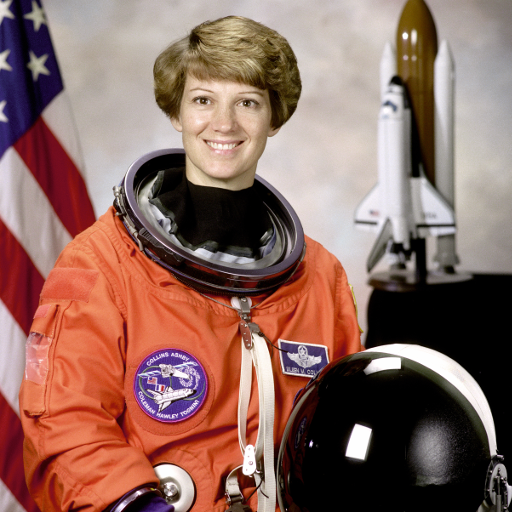
#> input picture skimage.data.astronaut(), 512 x 512 px
$ jupyter execute plot_active_contours.ipynb
#> lines starting #> are read from the running program, lines starting #| are printed output that depends on the picture; after the words box and inside, x2 and y2 are one past the last pixel; in counts of white or black regions, pixels touching at a corner belong together
# Active Contour Model

The active contour model is a method to fit open or closed splines to lines or
edges in an image [1]_. It works by minimising an energy that is in part
defined by the image and part by the spline's shape: length and smoothness. The
minimization is done implicitly in the shape energy and explicitly in the
image energy.

In the following two examples the active contour model is used (1) to segment
the face of a person from the rest of an image by fitting a closed curve
to the edges of the face and (2) to find the darkest curve between two fixed
points while obeying smoothness considerations. Typically it is a good idea to
smooth images a bit before analyzing, as done in the following examples.

We initialize a circle around the astronaut's face and use the default boundary
condition ``boundary_condition='periodic'`` to fit a closed curve. The default
parameters ``w_line=0, w_edge=1`` will make the curve search towards edges,
such as the boundaries of the face.

.. [1] *Snakes: Active contour models*. Kass, M.; Witkin, A.; Terzopoulos, D.
       International Journal of Computer Vision 1 (4): 321 (1988).
       :DOI:`10.1007/BF00133570`

[cell 1]
import numpy as np
import matplotlib.pyplot as plt
from skimage.color import rgb2gray
from skimage import data
from skimage.filters import gaussian
from skimage.segmentation import active_contour
import cv2

img = data.astronaut()
#> img is the input picture: shape (512, 512, 3); mean R, G, B 141.6, 105.8, 96.5
img = rgb2gray(img)
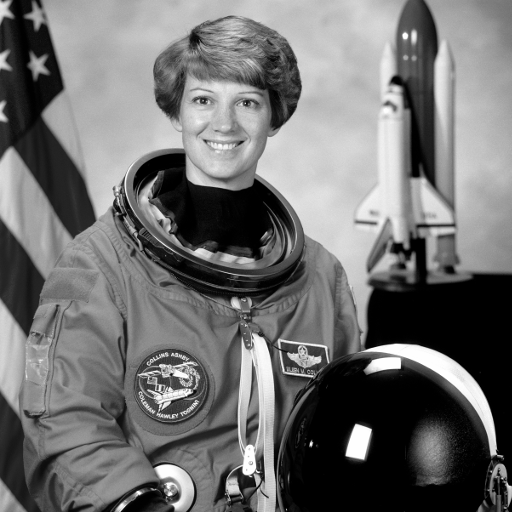
#> img: shape (512, 512) float64; min 0, max 1, mean 0.442

s = np.linspace(0, 2*np.pi, 400)
r = 100 + 100*np.sin(s)
c = 220 + 100*np.cos(s)
init = np.array([r, c]).T

snake = active_contour(gaussian(img, 3, preserve_range=False),
                       init, alpha=0.015, beta=10, gamma=0.001)
#> snake = 400 pairs, first value 14.4 to 190, second value 152.4 to 301.1

fig, ax = plt.subplots(figsize=(7, 7))
ax.imshow(img, cmap=plt.cm.gray)
ax.plot(init[:, 1], init[:, 0], '--r', lw=3)
ax.plot(snake[:, 1], snake[:, 0], '-b', lw=3)
ax.set_xticks([]), ax.set_yticks([])
ax.axis([0, img.shape[1], img.shape[0], 0])

plt.show()
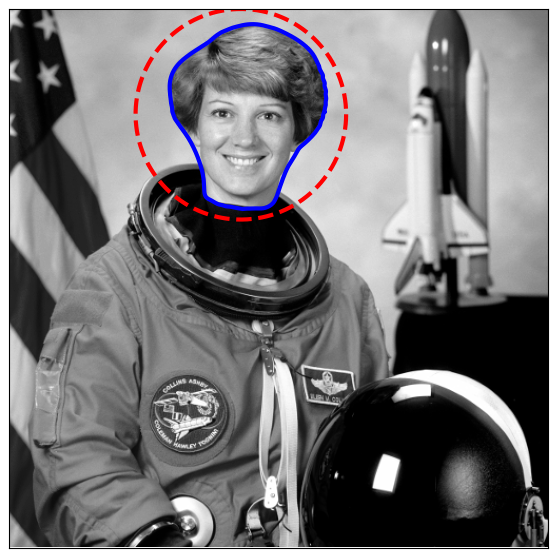
#> figure drawn by matplotlib, 1 panel

Here we initialize a straight line between two points, `(5, 136)` and
`(424, 50)`, and require that the spline has its end points there by giving
the boundary condition `boundary_condition='fixed'`. We furthermore
make the algorithm search for dark lines by giving a negative `w_line` value.

[cell 2]
img = data.text()
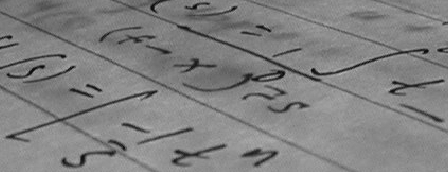
#> input picture skimage.data.text(), 448 x 172 px
#> img is the input picture: shape (172, 448); min 10, max 197, mean 129.3

r = np.linspace(136, 50, 100)
c = np.linspace(5, 424, 100)
init = np.array([r, c]).T

snake = active_contour(gaussian(img, 1, preserve_range=False),
                       init, boundary_condition='fixed',
                       alpha=0.1, beta=1.0, w_line=-5, w_edge=0, gamma=0.1)
#> snake = 100 pairs, first value 50 to 136, second value 5 to 424

fig, ax = plt.subplots(figsize=(9, 5))
ax.imshow(img, cmap=plt.cm.gray)
ax.plot(init[:, 1], init[:, 0], '--r', lw=3)
ax.plot(snake[:, 1], snake[:, 0], '-b', lw=3)
ax.set_xticks([]), ax.set_yticks([])
ax.axis([0, img.shape[1], img.shape[0], 0])

plt.show()
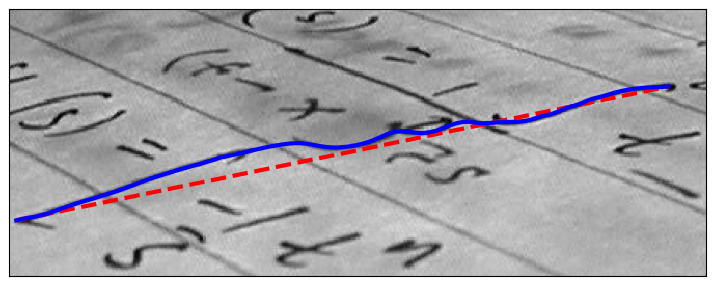
#> figure drawn by matplotlib, 1 panel

[cell 3]
cap = cv2.VideoCapture('data/slow_traffic_small.mp4')
# take first frame of the video
ret,frame = cap.read()
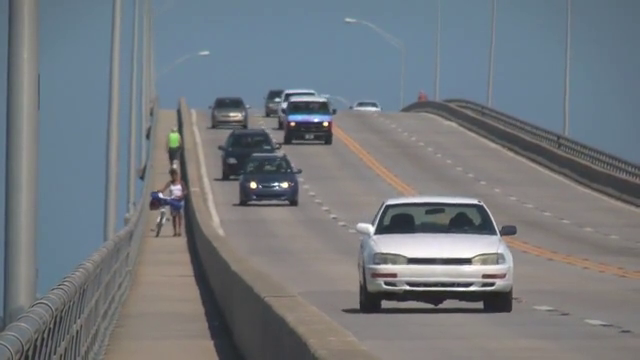
#> input picture frame 91 of data/slow_traffic_small.mp4, 640 x 360 px
#> frame is the input picture: shape (360, 640, 3); mean B, G, R 126.6, 121.2, 115.7
# setup initial location of window
x, y, w, h = 300, 200, 100, 50 # simply hardcoded the values
track_window = (x, y, w, h)
# set up the ROI for tracking
roi = frame[y:y+h, x:x+w]
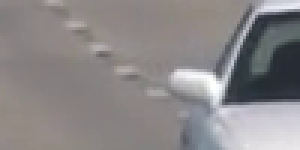
#> roi: shape (50, 100, 3) (shown 3 times larger); mean B, G, R 135.9, 135.1, 138.4
hsv_roi =  cv2.cvtColor(roi, cv2.COLOR_BGR2HSV)
#> hsv_roi: shape (50, 100, 3); mean H, S, V 49.6, 19.4, 141.7
mask = cv2.inRange(hsv_roi, np.array((0., 60.,32.)), np.array((180.,255.,255.)))
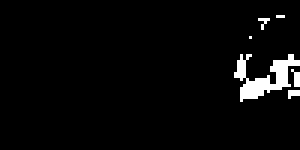
#> mask: shape (50, 100) (shown 3 times larger); 3.5% white; 6 white regions (5 under 20 px), largest, box (x1, y1, x2, y2) and area: (78, 18, 100, 34) 145
roi_hist = cv2.calcHist([hsv_roi],[0],mask,[180],[0,180])
#> roi_hist = 180 values, max 61 at index 108, min 0 at index 0, mean 0.978
cv2.normalize(roi_hist,roi_hist,0,255,cv2.NORM_MINMAX)
# Setup the termination criteria, either 10 iteration or move by at least 1 pt
term_crit = ( cv2.TERM_CRITERIA_EPS | cv2.TERM_CRITERIA_COUNT, 10, 1 )
while(1):
    ret, frame = cap.read()
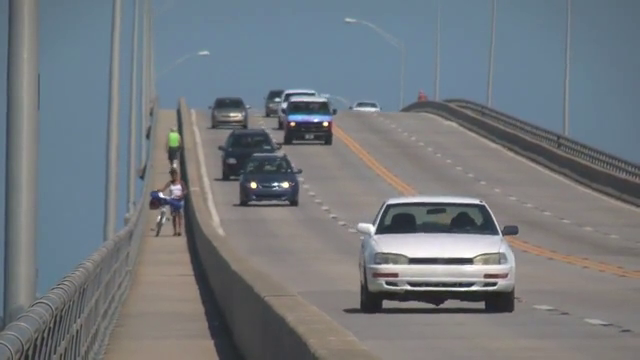
#> input picture frame 92 of data/slow_traffic_small.mp4, 640 x 360 px
#> frame is the input picture: shape (360, 640, 3); mean B, G, R 126.3, 121.1, 115.4
    if ret == True:
        hsv = cv2.cvtColor(frame, cv2.COLOR_BGR2HSV)
#> hsv: shape (360, 640, 3); mean H, S, V 67.5, 39.8, 131.5
        dst = cv2.calcBackProject([hsv],[0],roi_hist,[0,180],1)
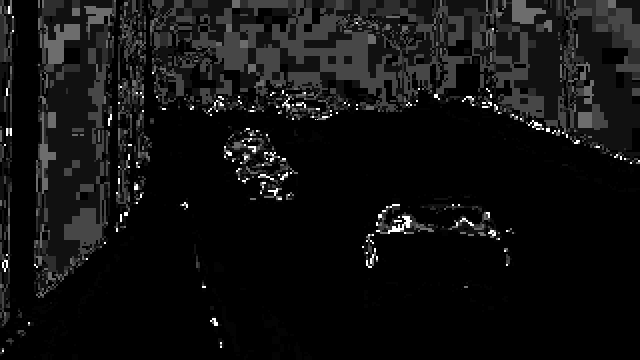
#> dst: shape (360, 640); min 0, max 255, mean 17
        # apply meanshift to get the new location
        ret, track_window = cv2.meanShift(dst, track_window, term_crit)
#> ret = 3; track_window = (347, 199, 100, 50)
        # Draw it on image
        x,y,w,h = track_window
#> x = 347; y = 199; w = 100; h = 50
        img2 = cv2.rectangle(frame, (x,y), (x+w,y+h), 255,2)
        cv2.imshow('img2',img2)
        k = cv2.waitKey(30) & 0xff
#> (key Esc is pressed here)
        if k == 27:
            break
    else:
        break
